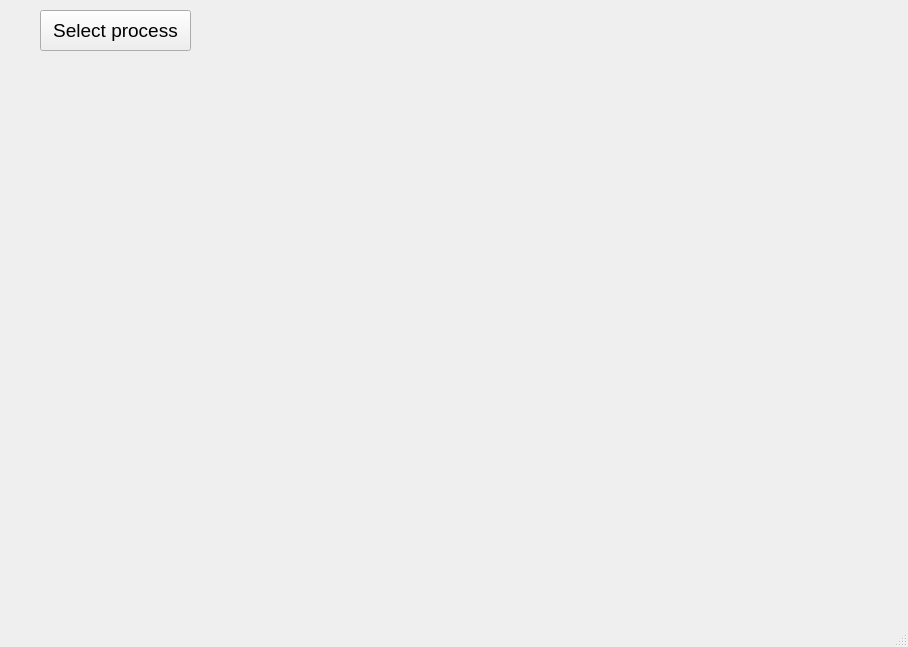
<?xml version="1.0" encoding="UTF-8"?>
<ui version="4.0">
 <class>MainWindow</class>
 <widget class="QMainWindow" name="MainWindow">
  <property name="geometry">
   <rect>
    <x>0</x>
    <y>0</y>
    <width>908</width>
    <height>647</height>
   </rect>
  </property>
  <property name="font">
   <font>
    <pointsize>14</pointsize>
   </font>
  </property>
  <property name="windowTitle">
   <string>MainWindow</string>
  </property>
  <widget class="QWidget" name="centralwidget">
   <widget class="QPushButton" name="pushButton">
    <property name="geometry">
     <rect>
      <x>40</x>
      <y>10</y>
      <width>151</width>
      <height>41</height>
     </rect>
    </property>
    <property name="text">
     <string>Select process</string>
    </property>
   </widget>
  </widget>
  <widget class="QMenuBar" name="menubar">
   <property name="geometry">
    <rect>
     <x>0</x>
     <y>0</y>
     <width>908</width>
     <height>31</height>
    </rect>
   </property>
  </widget>
  <widget class="QStatusBar" name="statusbar"/>
 </widget>
 <resources/>
 <connections/>
</ui>
